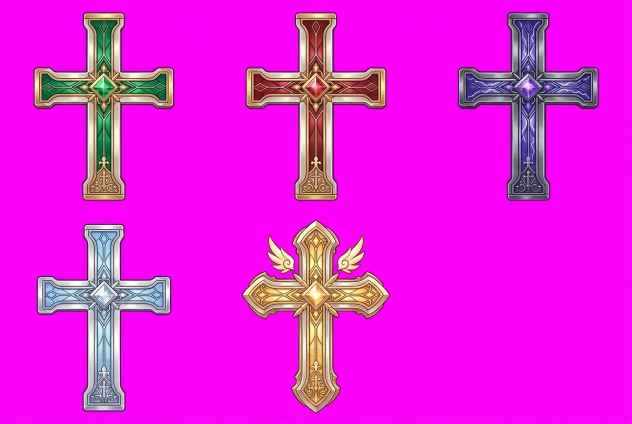
#> input picture art/caelum/sheet-crosses.jpg, 1264 x 848 px (shown at 1/2 size)
$ python cut_crosses.py
#> lines starting #> are read from the running program, lines starting #| are printed output that depends on the picture; after the words box and inside, x2 and y2 are one past the last pixel; in counts of white or black regions, pixels touching at a corner belong together
"""Cat 5 cay thanh gia cua Caelum tu art/caelum/sheet-crosses.jpg (nen hong #ff00ff) -> src/assets/sprites/caelum_cross_*.webp
   Chi tach nen + cat sat, khong ve lai. Thu tu tren tranh: xanh la (1 Sinh Menh), do (2 Uy Luc), tim co van set (3 Sam Set),
   bac xanh nhat (4 Thanh Tay), vang co canh (big = Than Quang)."""
import os, numpy as np
from PIL import Image
from scipy import ndimage as ndi
ROOT = os.path.dirname(os.path.dirname(os.path.dirname(os.path.abspath(__file__))))
im = np.asarray(Image.open(os.path.join(ROOT, 'art/caelum/sheet-crosses.jpg')).convert('RGB')).astype(np.float32)
r, g, b = im[..., 0], im[..., 1], im[..., 2]
# "do hong": r va b cao hon g -> nen; alpha = 1 - do hong (mem 2 nguong)
mag = np.minimum(r, b) - g
alpha = np.clip((140 - mag) / 90, 0, 1)
# go mau hong lan o vien (despill): ha r, b ve muc g + phan con lai
spill = np.clip(np.minimum(r, b) - np.maximum(g, 0) - 40, 0, None) * (1 - alpha)
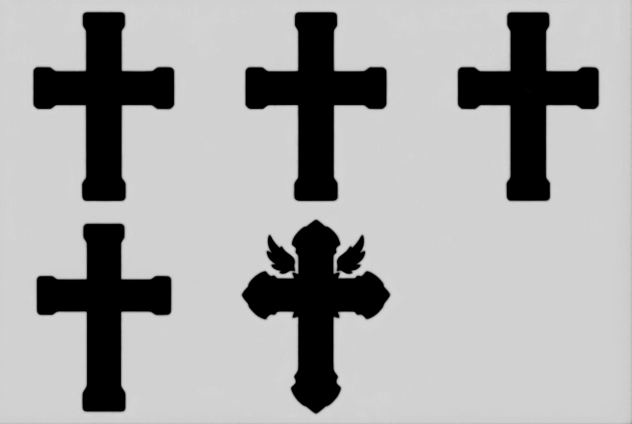
#> spill: shape (848, 1264) float32 (shown at 1/2 size); min 0, max 214, mean 165.7
out = im.copy(); out[..., 0] -= spill; out[..., 2] -= spill
#> after `out[..., 0] -= spill`:
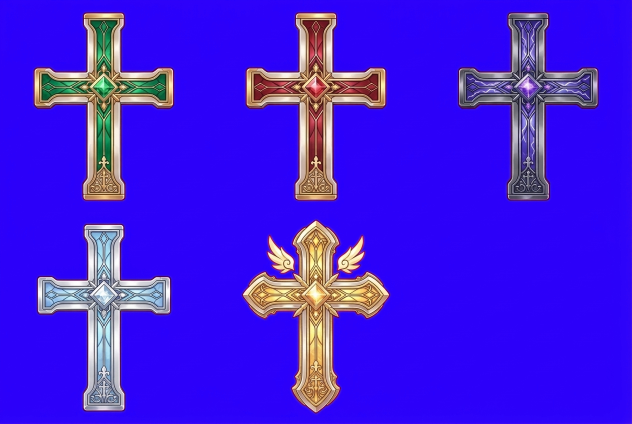
#> out: shape (848, 1264, 3) float32 (shown at 1/2 size); mean R, G, B 66.3, 27.2, 226
#> after `out[..., 2] -= spill`:
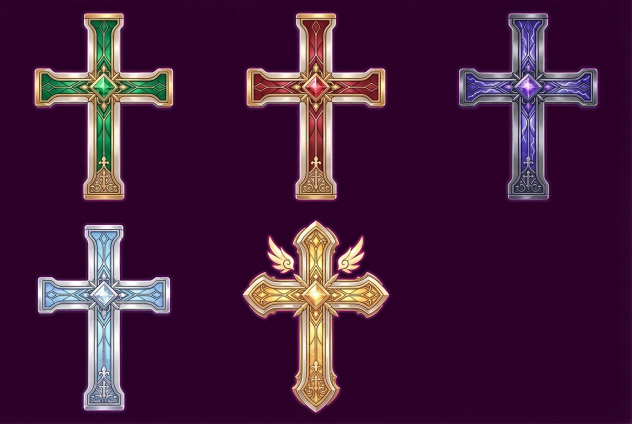
#> out: shape (848, 1264, 3) float32 (shown at 1/2 size); mean R, G, B 66.3, 27.2, 58.3
mask = alpha > 0.5
#> mask: shape (848, 1264) bool; 19.7% white; 7 white regions, largest, box (x1, y1, x2, y2) and area: (492, 25, 772, 401) 42191, (485, 440, 779, 826) 41943, (68, 25, 348, 401) 41926
mask = ndi.binary_opening(mask, iterations=2)
#> mask: shape (848, 1264) bool; 19.7% white; 7 white regions, largest, box (x1, y1, x2, y2) and area: (492, 25, 772, 401) 42191, (485, 440, 779, 826) 41934, (68, 25, 348, 401) 41925
lab, n = ndi.label(mask)
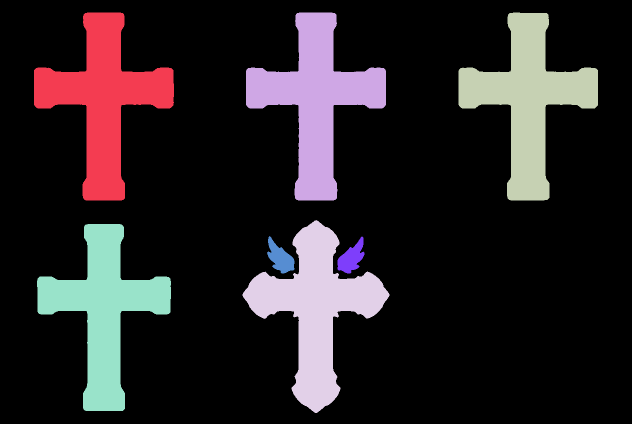
#> lab: shape (848, 1264) int32 (shown at 1/2 size); 8 distinct labels, from 0 to 7; one colour per label, 0 black
#> n = 7
objs = [(s, (lab[s] > 0).sum()) for s in ndi.find_objects(lab)]
#> objs = 7 items
objs = [o for o in objs if o[1] > 5000]
#> objs = 5 items
objs.sort(key=lambda o: (round(o[0][0].start / 300), o[0][1].start))
names = ['1', '2', '3', '4', 'big']
assert len(objs) == 5, len(objs)
rgba = np.dstack([np.clip(out, 0, 255), alpha * 255]).astype(np.uint8)
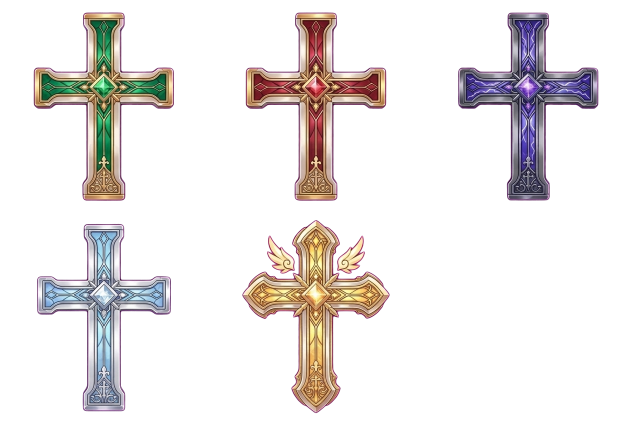
#> rgba: shape (848, 1264, 4) (shown at 1/2 size); mean R, G, B, A 66.2, 27.3, 58.4, 50.4; transparent parts drawn white
for name, (sl, _) in zip(names, objs):
    y0, y1 = max(0, sl[0].start - 6), sl[0].stop + 6; x0, x1 = max(0, sl[1].start - 6), sl[1].stop + 6
    crop = Image.fromarray(rgba[y0:y1, x0:x1])
    h = 320 if name != 'big' else 420
    crop = crop.resize((round(crop.width * h / crop.height), h), Image.LANCZOS)
    p = os.path.join(ROOT, f'src/assets/sprites/caelum_cross_{name}.webp')
    crop.save(p, quality=90); print(p, crop.size)
#> this loop made 5 passes
#> (name, y0, y1, x0, x1, h) on passes 1 to 5: ('1', 19, 407, 62, 354, 320), ('2', 19, 407, 486, 778, 320), ('3', 19, 407, 911, 1202, 320), ('4', 442, 828, 68, 348, 320), ('big', 434, 832, 479, 785, 420)
#| src/assets/sprites/caelum_cross_1.webp (241, 320)
#| src/assets/sprites/caelum_cross_2.webp (241, 320)
#| src/assets/sprites/caelum_cross_3.webp (240, 320)
#| src/assets/sprites/caelum_cross_4.webp (232, 320)
#| src/assets/sprites/caelum_cross_big.webp (323, 420)
#> pass 1, `crop = crop.resize((round(crop.width * h / crop.height), h), Image.LAN..`:
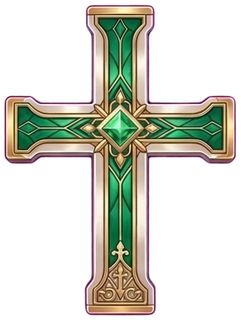
#> crop: PIL image 241x320 RGBA; mean R, G, B, A 52.9, 52.4, 43.2, 94.5; transparent parts drawn white
#> after the loop:
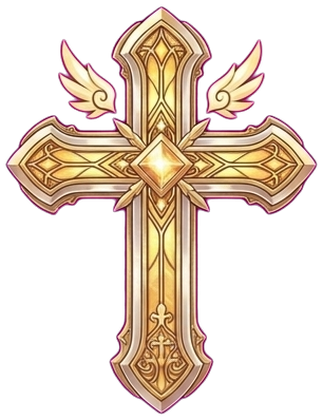
#> crop: PIL image 323x420 RGBA; mean R, G, B, A 76.5, 59.4, 46.5, 96.9; transparent parts drawn white
